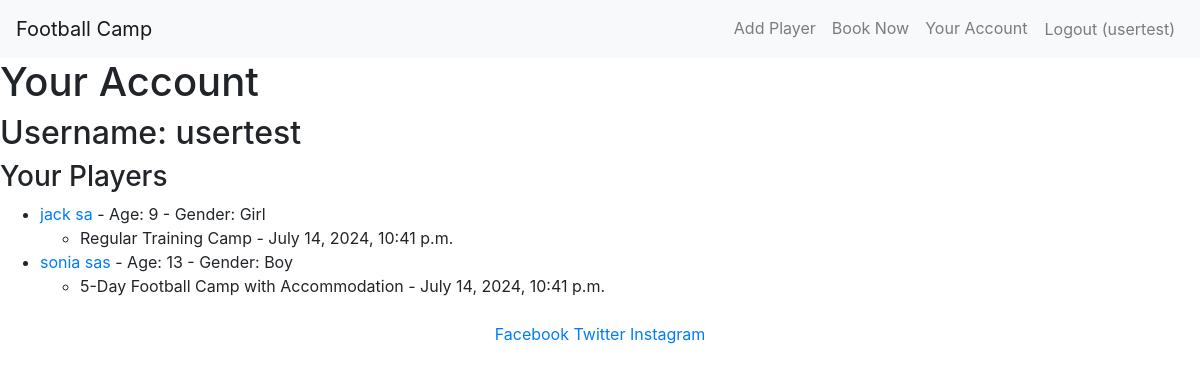
Page /user_account/ (signed in) on the earlier database version.
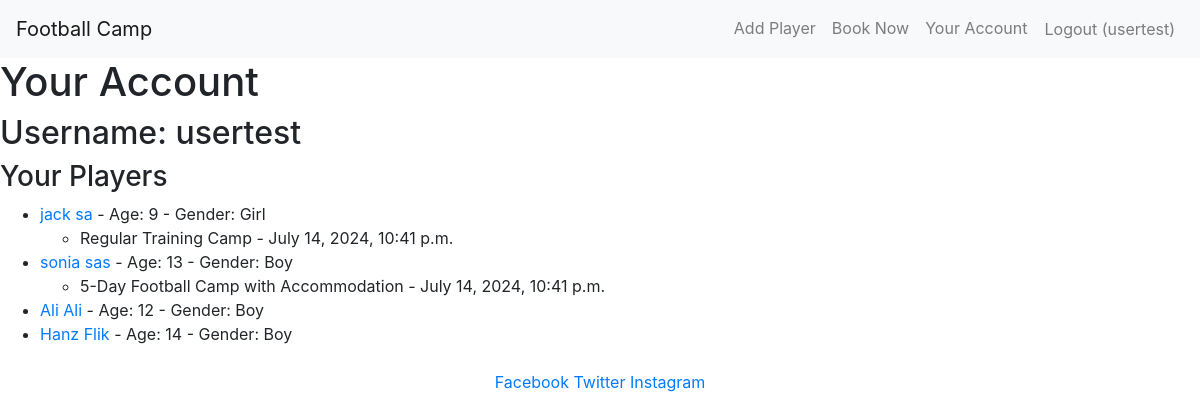
Same page on the later database version.
### football_camp/models.py (models this page shows, shortened)
class Player(models.Model):
    user = models.ForeignKey(User, on_delete=models.CASCADE, related_name='players')
    first_name = models.CharField(max_length=30)
    last_name = models.CharField(max_length=30)
    age = models.IntegerField()
    gender = models.CharField(max_length=10, choices=[('girl', 'Girl'), ('boy', 'Boy')])
    height = models.FloatField()
    pic = models.ImageField(upload_to='players/', blank=True, null=True)
    class Meta:
        verbose_name = "Player"
        verbose_name_plural = "Players"

class Booking(models.Model):
    user = models.ForeignKey(User, on_delete=models.CASCADE, verbose_name="User")
    player = models.ForeignKey(Player, on_delete=models.CASCADE, verbose_name="Player")
    services = models.ManyToManyField(Service, verbose_name="Services")
    booking_date = models.DateTimeField(auto_now_add=True, verbose_name="Booking Date")
    class Meta:
        verbose_name = "Booking"
        verbose_name_plural = "Bookings"

class Service(models.Model):
    TRAININGS = (("skills", "Skills"), ("fitness", "Fitness"), ("tactics", "Tactics"), ("all", "All"))
    title = models.CharField(max_length=100, null=False, blank=False, verbose_name="Service Title")
    focus = models.CharField(max_length=200, verbose_name="Service Focus")
    duration = models.CharField(max_length=100, verbose_name="Service Duration")
    features = models.TextField(verbose_name="Service Features")
    training = models.CharField(max_length=10, choices=TRAININGS, null=True, blank=True, verbose_name="Training Type")
    image = models.ImageField(upload_to='services/', blank=True, null=True, verbose_name="Service Image")
    class Meta:
        verbose_name = "Service"
        verbose_name_plural = "Services"

### football_camp/views.py (the view)
# urls.py: path('user_account/', views.user_account, name='user_account'),
@login_required
def user_account(request):
    user = request.user
    players = Player.objects.filter(user=user)
    context = {
        'user': user,
        'players': players,
    }
    return render(request, 'football_camp/user_account.html', context)

### football_camp/templates/football_camp/user_account.html (shortened to what this page needs)
{% extends 'football_camp/base.html' %}
{% block content %}
<h1>Your Account</h1>
<h2>Username: {{ user.username }}</h2>
<h3>Your Players</h3>
<ul>
    {% for player in players %}
    <li>
        <a href="{% url 'player_profile' player_id=player.id %}">{{ player.first_name }} {{ player.last_name }}</a>
        - Age: {{ player.age }} - Gender: {{ player.get_gender_display }}
        <ul>
            {% for booking in player.booking_set.all %}
                <li>{{ booking.services.all.0.title }} - {{ booking.booking_date }}</li>
            {% endfor %}
        </ul>
    </li>
    {% endfor %}
</ul>
{% endblock %}

Differences in the rows shown:
added Player: first_name "Ali", last_name "Ali", age "12", gender "Boy"
added Player: first_name "Hanz", last_name "Flik", age "14", gender "Boy"
